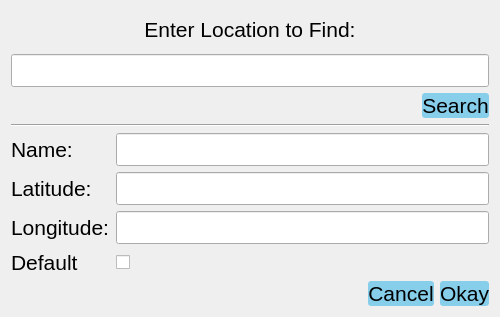
<?xml version="1.0" encoding="UTF-8"?>
<ui version="4.0">
 <class>LocationEditor</class>
 <widget class="QDialog" name="LocationEditor">
  <property name="geometry">
   <rect>
    <x>0</x>
    <y>0</y>
    <width>500</width>
    <height>317</height>
   </rect>
  </property>
  <property name="windowTitle">
   <string>Location</string>
  </property>
  <property name="styleSheet">
   <string notr="true">QPushButton
{
	border-width: 0px;
	border-radius: 3px;
	font: 16pt &quot;MS Shell Dlg 2&quot;;
}

QPushButton:enabled
{
  color: black;
  background-color: #87ceeb;
}

QPushButton:disabled
{
  color: gray;
}

QPushButton:hover
{
 color: black;
 background-color: #1e90ff;
}

QPushButton:pressed
{
  color: white;
  background-color: #0000cd;
}
</string>
  </property>
  <layout class="QVBoxLayout" name="verticalLayout">
   <item>
    <layout class="QVBoxLayout" name="verticalLayout_2">
     <item>
      <widget class="QLabel" name="enterLocationToFindLabel">
       <property name="font">
        <font>
         <pointsize>16</pointsize>
        </font>
       </property>
       <property name="text">
        <string>Enter Location to Find:</string>
       </property>
       <property name="alignment">
        <set>Qt::AlignCenter</set>
       </property>
      </widget>
     </item>
     <item>
      <widget class="QLineEdit" name="locationStringLineEdit">
       <property name="font">
        <font>
         <pointsize>16</pointsize>
        </font>
       </property>
      </widget>
     </item>
     <item>
      <layout class="QHBoxLayout" name="horizontalLayout_2">
       <item>
        <spacer name="horizontalSpacer_2">
         <property name="orientation">
          <enum>Qt::Horizontal</enum>
         </property>
         <property name="sizeHint" stdset="0">
          <size>
           <width>40</width>
           <height>20</height>
          </size>
         </property>
        </spacer>
       </item>
       <item>
        <widget class="QPushButton" name="searchPushButton">
         <property name="font">
          <font>
           <pointsize>16</pointsize>
          </font>
         </property>
         <property name="text">
          <string>Search</string>
         </property>
        </widget>
       </item>
      </layout>
     </item>
    </layout>
   </item>
   <item>
    <widget class="Line" name="line">
     <property name="orientation">
      <enum>Qt::Horizontal</enum>
     </property>
    </widget>
   </item>
   <item>
    <layout class="QFormLayout" name="formLayout">
     <item row="0" column="0">
      <widget class="QLabel" name="locationNameLabel">
       <property name="font">
        <font>
         <pointsize>16</pointsize>
        </font>
       </property>
       <property name="text">
        <string>Name:</string>
       </property>
      </widget>
     </item>
     <item row="0" column="1">
      <widget class="QLineEdit" name="locationNameLineEdit">
       <property name="font">
        <font>
         <pointsize>16</pointsize>
        </font>
       </property>
      </widget>
     </item>
     <item row="1" column="0">
      <widget class="QLabel" name="latitudeLabel">
       <property name="font">
        <font>
         <pointsize>16</pointsize>
        </font>
       </property>
       <property name="text">
        <string>Latitude:</string>
       </property>
      </widget>
     </item>
     <item row="1" column="1">
      <widget class="QLineEdit" name="latitudeLineEdit">
       <property name="font">
        <font>
         <pointsize>16</pointsize>
        </font>
       </property>
      </widget>
     </item>
     <item row="2" column="0">
      <widget class="QLabel" name="longitudeLabel">
       <property name="font">
        <font>
         <pointsize>16</pointsize>
        </font>
       </property>
       <property name="text">
        <string>Longitude:</string>
       </property>
      </widget>
     </item>
     <item row="2" column="1">
      <widget class="QLineEdit" name="longitudeLineEdit">
       <property name="font">
        <font>
         <pointsize>16</pointsize>
        </font>
       </property>
      </widget>
     </item>
     <item row="3" column="0">
      <widget class="QLabel" name="defaultLocationLabel">
       <property name="font">
        <font>
         <pointsize>16</pointsize>
        </font>
       </property>
       <property name="text">
        <string>Default</string>
       </property>
      </widget>
     </item>
     <item row="3" column="1">
      <widget class="QCheckBox" name="defaultLocationCheckBox">
       <property name="sizePolicy">
        <sizepolicy hsizetype="Minimum" vsizetype="Minimum">
         <horstretch>0</horstretch>
         <verstretch>0</verstretch>
        </sizepolicy>
       </property>
       <property name="font">
        <font>
         <pointsize>16</pointsize>
        </font>
       </property>
      </widget>
     </item>
    </layout>
   </item>
   <item>
    <layout class="QHBoxLayout" name="horizontalLayout">
     <item>
      <spacer name="horizontalSpacer">
       <property name="orientation">
        <enum>Qt::Horizontal</enum>
       </property>
       <property name="sizeHint" stdset="0">
        <size>
         <width>40</width>
         <height>20</height>
        </size>
       </property>
      </spacer>
     </item>
     <item>
      <widget class="QPushButton" name="cancelPushButton">
       <property name="font">
        <font>
         <pointsize>16</pointsize>
        </font>
       </property>
       <property name="text">
        <string>Cancel</string>
       </property>
      </widget>
     </item>
     <item>
      <widget class="QPushButton" name="okayPushButton">
       <property name="font">
        <font>
         <pointsize>16</pointsize>
        </font>
       </property>
       <property name="text">
        <string>Okay</string>
       </property>
      </widget>
     </item>
    </layout>
   </item>
  </layout>
 </widget>
 <resources/>
 <connections/>
</ui>
